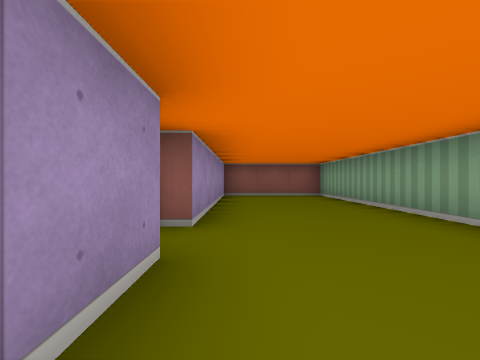
view 1 (above)

16 first-person views from a walk through a cub3D ray-caster map. The camera is about half as high as the walls, looks level and sees 90° across. The floor is counted in squares. Each view is taken from the middle of a square. On the plan, view 1 faces up. The plan holds only what a view shows up to about 9 squares ahead; the rest is blank.

view 2
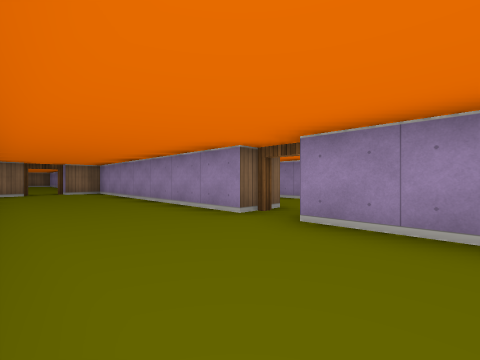

view 3
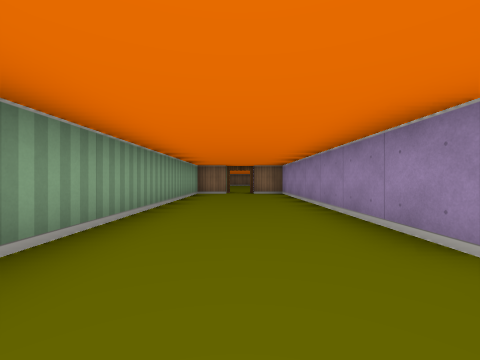

view 4
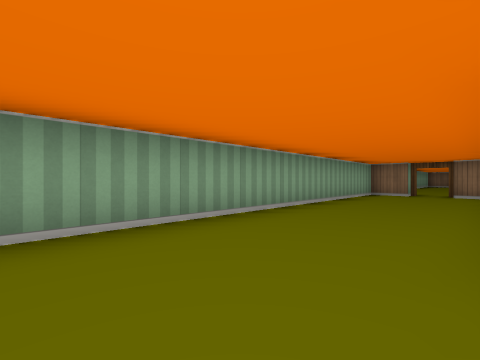

view 5
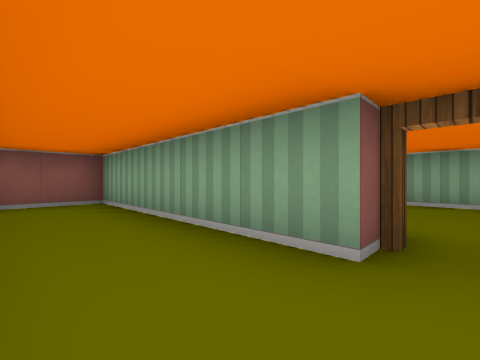

view 6
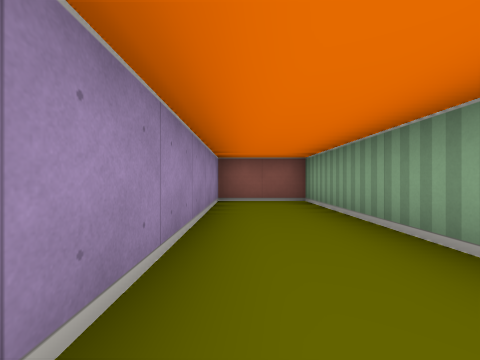

view 7
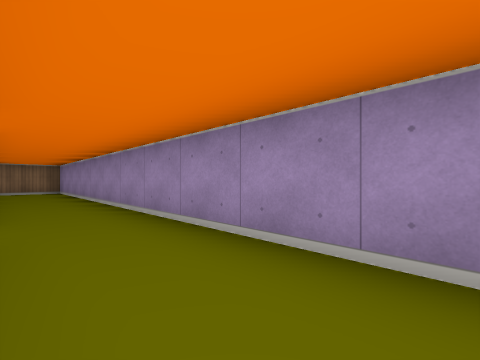

view 8
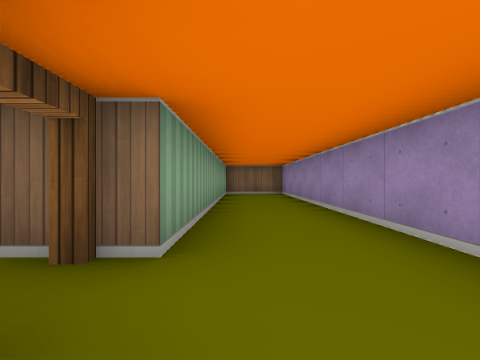

view 9
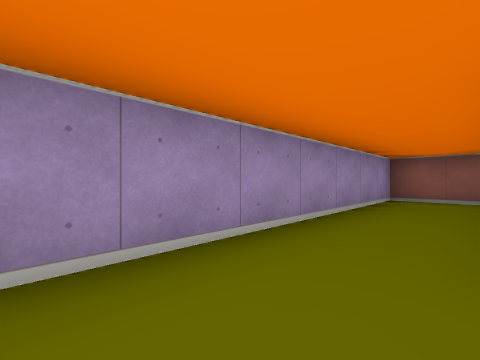

view 10
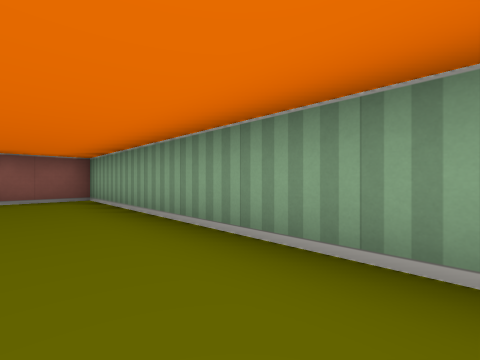

view 11
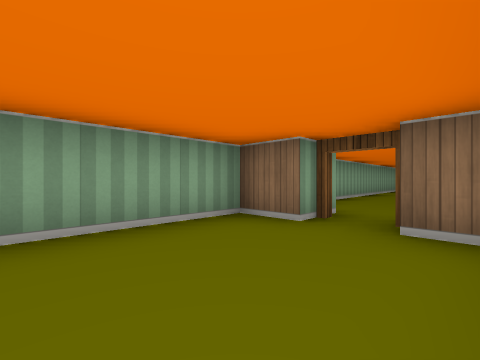

view 12
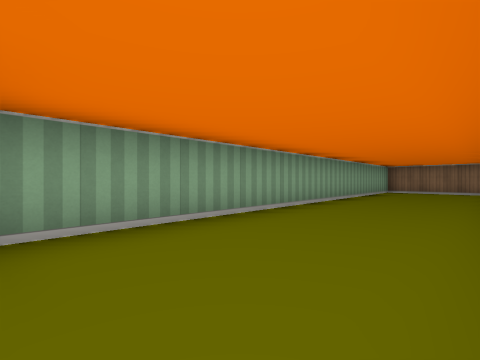

view 13
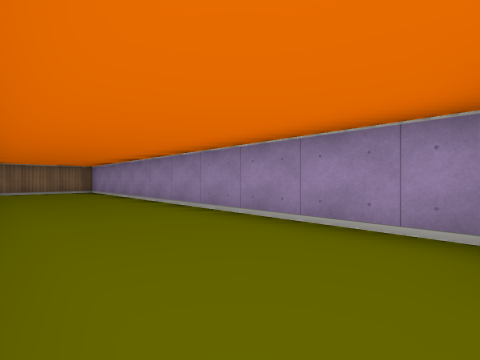

view 14
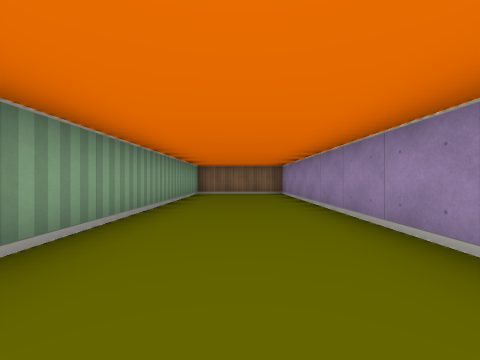

view 15
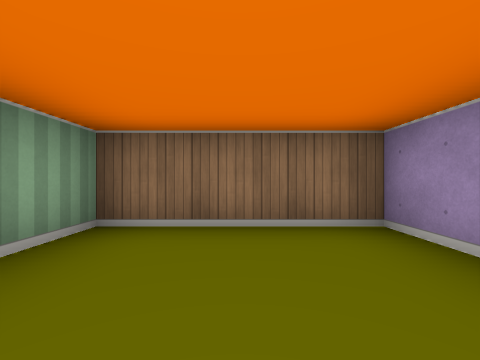

view 16
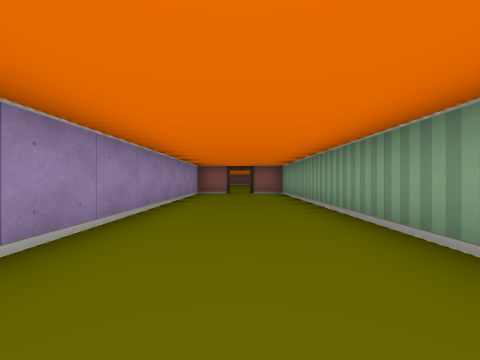

### Floor plan
Points are (right, up) in squares from view 1. A wall is a line through its corners. A room is listed if a view was taken in it or the views show most of it. See-through windows are left out.
Room 1 (views 1, 2, 3, 4, 10, 11)
walls: (-0.5, 1.5) (-0.5, -5.5) (0.5, -5.5); (1.5, -5.5) (2.5, -5.5) (2.5, 7.5) (-0.5, 7.5) (-0.5, 2.5)
ways out: open door at (-1, 2) to room 2; open door at (1, -6) to room 3
Room 2 (views 5, 6, 7, 8, 9)
walls: (-1.5, 2.5) (-1.5, 7.5) (-3.5, 7.5) (-3.5, -5.5) (-1.5, -5.5); (-1.5, -5.1) (-1.5, 1.5)
ways out: open door at (-1, 2) to room 1
Room 3 (views 12, 13, 14, 15, 16)
walls: (0.5, -6.5) (-0.5, -6.5) (-0.5, -17.5) (2.5, -17.5) (2.5, -6.5) (1.5, -6.5)
ways out: open door at (1, -6) to room 1

Where each view was taken, in squares from view 1:
view 1: 0 up, 0 right, facing up
view 2: 4 up, 2 right, facing down-left
view 3: 3 up, 1 right, facing down
view 4: 3 up, 0 right, facing down-right
view 5: 2 up, 3 left, facing up-right
view 6: 2 up, 3 left, facing up
view 7: 5 up, 2 left, facing down-left
view 8: 3 up, 2 left, facing down
view 9: 1 up, 2 left, facing up-left
view 10: 1 up, 1 right, facing up-right
view 11: 3 down, 0 right, facing down-right
view 12: 7 down, 0 right, facing down-right
view 13: 7 down, 2 right, facing down-left
view 14: 9 down, 1 right, facing down
view 15: 15 down, 1 right, facing down
view 16: 15 down, 1 right, facing up
